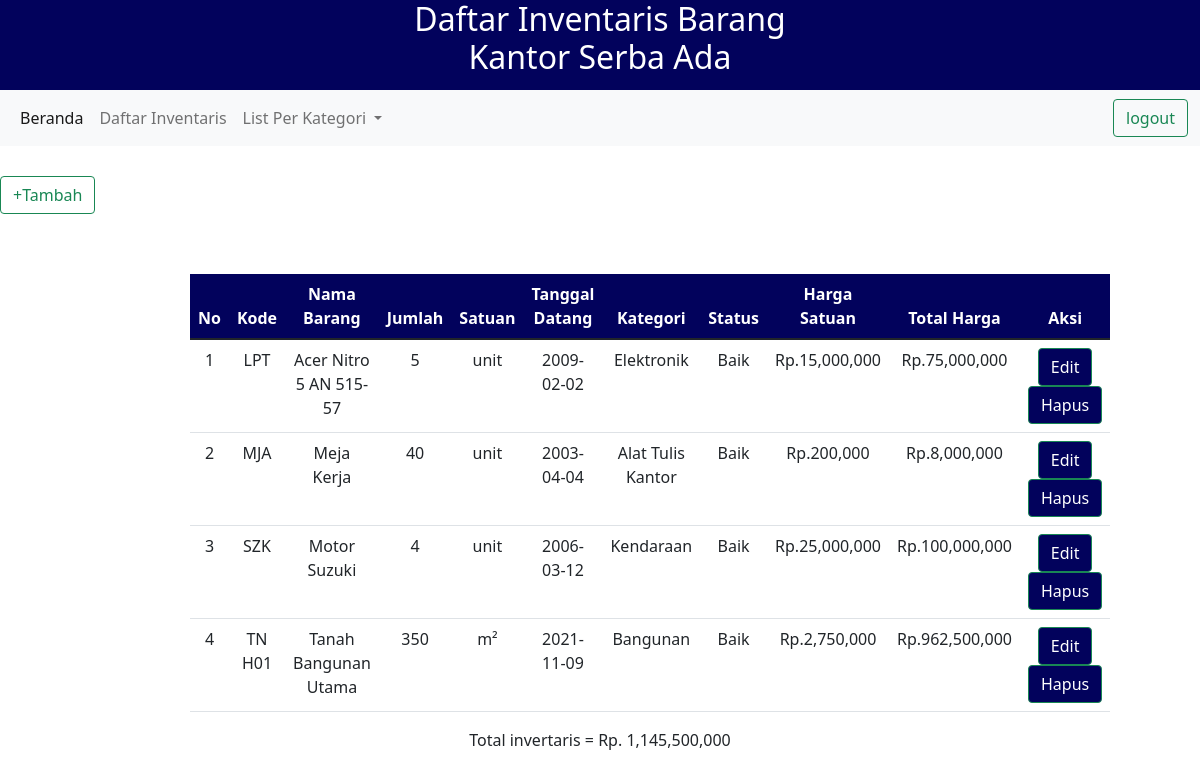
The app's page /daftar.php (signed in) with its own data.
### tables this page shows
CREATE TABLE `inventaris` (
  `kode_barang` varchar(10) NOT NULL,
  `nama_barang` varchar(30) DEFAULT NULL,
  `jumlah` int(11) DEFAULT NULL,
  `satuan` varchar(15) DEFAULT NULL,
  `tgl_datang` date DEFAULT NULL,
  `kategori` varchar(20) DEFAULT NULL,
  `status_barang` varchar(20) DEFAULT NULL,
  `harga` int(20) DEFAULT NULL
);

### daftar.php (the view, shortened to what this page needs)
<!DOCTYPE html>
<html lang="en">
    <?php
    include 'db.php';
    ?>
<head>
    <link rel="stylesheet" href="dashboard.css" type="text/css">
<link href="https://cdn.jsdelivr.net/npm/bootstrap@5.1.3/dist/css/bootstrap.min.css" rel="stylesheet">
</head>
<body>
    <div class="header">
        <h1>Daftar Inventaris Barang <br>Kantor Serba Ada</h1>
    </div>
    <nav class="navbar navbar-expand-lg navbar-light bg-light">
            <div class="container-fluid">
              <div class="collapse navbar-collapse" id="navbarSupportedContent">
                <ul class="navbar-nav me-auto mb-2 mb-lg-0">
                  <li class="nav-item">
                    <a class="nav-link active" aria-current="page" href="dashboard.php">Beranda</a>
                  </li>
                  <li class="nav-item">
                    <a class="nav-link" href="daftar.php">Daftar Inventaris</a>
                  </li>
                  <li class="nav-item dropdown">
                    <a class="nav-link dropdown-toggle" href="#" id="navbarDropdown" role="button" data-bs-toggle="dropdown" aria-expanded="false">
                      List Per Kategori
                    </a>
                  </li>
                </ul>
                <a href="logout.php">  <button class="btn btn-outline-success " type="submit">logout</button> </a>
              </div>
            </div>
          </nav>
<a href="tambah.php"><button style="margin-top: 30px;" class="btn btn-outline-success" type="submit">+Tambah</button> </a>
<div class="tabel1">
        <table class="table table-hover">
        <thead style="background-color: rgb(2, 2, 92);">
        <tr style="color: white;">
            <th scope="col">No</th>
            <th scope="col">Kode</th>
            <th scope="col">Nama Barang</th>
            <th scope="col">Jumlah </th>
            <th scope="col">Satuan</th>
            <th scope="col">Tanggal Datang</th>
            <th scope="col">Kategori</th>
            <th scope="col">Status</th>
            <th scope="col">Harga Satuan</th>
            <th scope="col">Total Harga</th>
            <th scope="col">Aksi</th>
            </tr>
        </thead>
        <tbody>
        <?php
$i=1;
$tes = mysqli_query($conn, "SELECT * FROM inventaris ");
if(mysqli_num_rows($tes) > 0){
    while($p = $tes->fetch_object()){
?>
<tr>
    <td> <?php echo $i; ?> </td>
    <td> <?= $p -> kode_barang ?> </td>
    <td> <?= $p -> nama_barang ?> </td>
    <td> <?= $p -> jumlah ?> </td>
    <td> <?= $p -> satuan ?> </td>
    <td> <?= $p -> tgl_datang ?> </td>
    <td> <?= $p -> kategori ?> </td>
    <td> <?= $p -> status_barang ?> </td>
    <td> Rp.<?php echo number_format($p -> harga) ?> </td>
    <td> Rp.<?php echo number_format($p -> harga * $p -> jumlah) ?> </td>
    <td> <a href="update.php?kode_barang=<?= $p->kode_barang ?> ">  <button class="btn btn-outline-success" style="background-color:  rgb(2, 2, 92); color :white" type="submit">Edit</button> </a>
    <a href="delete.php?kode_barang=<?= $p->kode_barang ?>  ">  <button class="btn btn-outline-success" style="background-color:  rgb(2, 2, 92);color :white" type="submit">Hapus</button> </a></td>
    <?php $i++;
    $tot= $tot + $p -> harga * $p -> jumlah;
    ?>
</tr>
<?php
    }
}
    ?>
        </tbody>
        </table>
        <?php echo 'Total invertaris = Rp. ';echo number_format($tot) ; ?>
</div>
</body>
</html>

### dashboard.css (style rules this page uses)
.header h1 { text-align: center; font-size: 2em; color: white; }
.header { background-color: rgb(2, 2, 92); top: 0cm; bottom: 0cm; padding-bottom: 5px; }
.navbar { top: 0cm; }
.tabel1 { margin: 50px auto; width: 70%; padding: 10px; text-align: center; transition: 0.25s; }

### records on screen
inventaris: kode_barang "LPT", nama_barang "Acer Nitro 5 AN 515-57", jumlah "5", satuan "unit", tgl_datang "2009-02-02", kategori "Elektronik", status_barang "Baik", harga "15,000,000", $p -> harga * $p -> jumlah "75,000,000"
inventaris: kode_barang "MJA", nama_barang "Meja Kerja", jumlah "40", satuan "unit", tgl_datang "2003-04-04", kategori "Alat Tulis Kantor", status_barang "Baik", harga "200,000", $p -> harga * $p -> jumlah "8,000,000"
inventaris: kode_barang "SZK", nama_barang "Motor Suzuki", jumlah "4", satuan "unit", tgl_datang "2006-03-12", kategori "Kendaraan", status_barang "Baik", harga "25,000,000", $p -> harga * $p -> jumlah "100,000,000"
inventaris: kode_barang "TN H01", nama_barang "Tanah Bangunan Utama", jumlah "350", satuan "m²", tgl_datang "2021-11-09", kategori "Bangunan", status_barang "Baik", harga "2,750,000", $p -> harga * $p -> jumlah "962,500,000"

### other values on screen
$tot "1,145,500,000"
